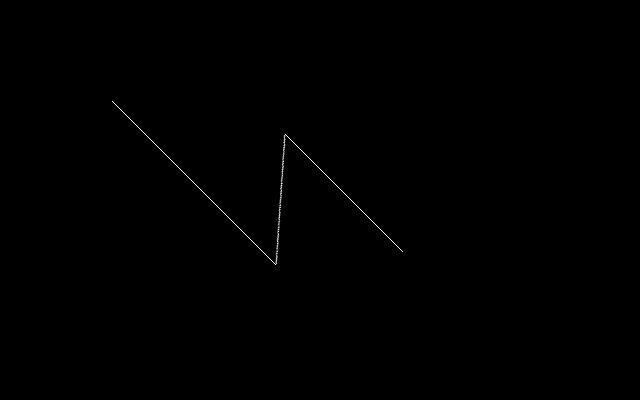
#> input picture sk/4n.png, 640 x 400 px
$ python detect.py
#> lines starting #> are read from the running program, lines starting #| are printed output that depends on the picture; long printed decimals are rounded
#!/usr/bin/python3

import math
import cv2
import numpy as np

from functools import reduce

def open_gray(path):
#> called with path = 'sk/4n.png'
    img = cv2.imread(path)
#> img is the input picture: shape (400, 640, 3); min 0, max 255, mean 0.4
    gray = cv2.cvtColor(img,cv2.COLOR_BGR2GRAY)
    return gray

# [50 lines left out: function test_find_lines, not called in this run]

def normalized(a, axis=-1, order=2):
    l2 = np.atleast_1d(np.linalg.norm(a, order, axis))
    l2[l2==0] = 1
    return a / np.expand_dims(l2, axis)

def vector_norm(x):
    return math.sqrt(x[0]**2 + x[1] ** 2)

def vector_distance(u, v):
    return math.sqrt(reduce(lambda acc, pair: acc + (pair[0] - pair[1])**2, zip(u, v), 0))

def almost_same_as(line, lines, tresh_norm=0.01, tresh_dist=10):
    """Garde seulement les lignes qui sont pratiquement parallèles et très
    proches d'une ligne donnée

    """
    pts1 = [(line[0], line[1]), (line[2], line[3])]
    n1 = normalized(np.array([line[2] - line[0], line[3] - line[1]]))[0]
    m1 = n1[0]/n1[1] # Δy/Δx

    similaires = []
    print("##", line)

    for l in lines:
        pts2 = [(l[0], l[1]), (l[2], l[3])]
        n2 = normalized(np.array([l[2] - l[0], l[3] - l[1]]))[0]
        m2 = n2[0]/n2[1] # Δy/Δx

        m = (m1 + m2)/2

        b1 = line[1]/(m*line[0])
        b2 = l[1]/(m*l[0])

        d = abs(b2 - b1)/math.sqrt(m1**2 + 1)

        if 1 - np.dot(n1, n2) < tresh_norm: # and d < tresh_dist:
            print(" take", l, ":", 1 - np.dot(n1, n2), " and ", d)
            similaires.append(l)
        else:
            print(" not", l, ":", 1 - np.dot(n1, n2), " and ", d)

    return similaires

def choose_best_lines(lines):
    """
    Trouver les lignes les plus longues, avec le
    moins de lignes parallèles proches
    """
    lines = set(map(tuple, lines))
    best = []

    while len(lines) > 0:
        # pick une ligne
        l = lines.pop()
        # prend tout ce qui est similaire
        similaires = set(almost_same_as(l, lines))
        # retire les deux groupes du set
        lines = lines.difference(similaires)

        longest = reduce(lambda acc, x: x if vector_norm(x) > vector_norm(acc) else acc, similaires.union([l]))

        # met dans best la meilleur ligne du paquet (biggest norm())
        best.append(longest)

    return best

def show_lines(img, lines):
    out = np.zeros((img.shape[0], img.shape[1], 3))

    colors = [(0,0,255),(255,0,0), (0,255,0), (255,255,0), (0,255,255)]
    for i, l in enumerate(lines):
        cv2.line(out, (l[0], l[1]), (l[2], l[3]), colors[i % len(colors)], 1, cv2.LINE_AA)

    cv2.imshow("Lines", out)
    cv2.waitKey()


def find_lines(gray):

    # Upscale (x2) that image
    gauss = gray.copy()
    er = gray.copy()
    canny = gray.copy()
    closing = gray.copy()

    kernel = np.array((3,3),np.uint8)

    gauss_width = 3
    gauss = cv2.GaussianBlur(gray, (gauss_width, gauss_width), 0)
    # cv2.imshow("Gauss", gauss)
    gray=gauss

    lines = cv2.HoughLinesP(gray, 1, math.pi/180, 80, None, 30)
#> lines = [[111, 100, 276, 265], [284, 133, 403, 252], [113, 100, 277, 264], [111, 102, 274, 265], [111, 101, 275, 265], [275, 261, 283, 134], [277, 263, 286, 136], [284, 135, 401, 252], [286, 133, 403, 250], [287, 137, 402, 252], [276, 262, 278, 230]]

    # cv2.waitKey()
    # return []

    # Visualisation


    a,b,c = lines.shape
#> a = 11; b = 1; c = 4

    hough = np.zeros((gray.shape[0], gray.shape[1], 3))

    colors = [(0,0,255),(255,0,0), (0,255,0), (255,255,0), (0,255,255)]
    for i in range(a):
        cv2.line(hough, (lines[i][0][0], lines[i][0][1]), (lines[i][0][2], lines[i][0][3]), colors[i % len(colors)], 1, cv2.LINE_AA)

    # cv2.imshow("Hough", hough)
    #cv2.waitKey()

    # Pas sûr de si ça peut changer, mais le return en dépend
    assert lines.shape[1] == 1

    return lines[:,0]


if __name__ == "__main__":

    # [4 lines of commented-out code are left out]

    img = open_gray('sk/4n.png')

    maybe = find_lines(img)
#> maybe has the same summary as lines in find_lines
    show_lines(img, maybe)
#> the loop in show_lines, `for i, l in enumerate(lines):` made 11 passes
#> in show_lines, `cv2.imshow("Lines", out)`:
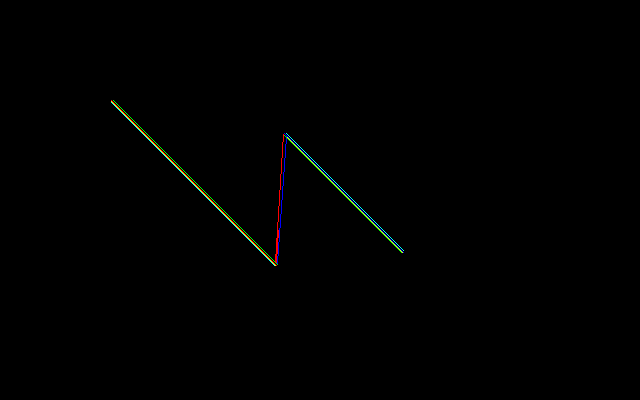
#> window 'Lines': shape (400, 640, 3); mean B, G, R 0.5, 0.8, 0.6

    best = choose_best_lines(maybe)
#> in choose_best_lines, `lines = set(map(tuple, lines))`: lines = 11 items
#> the loop in choose_best_lines, `while len(lines) > 0:` made 2 passes
#> (pts1 in almost_same_as, n1 in almost_same_as, m1 in almost_same_as, longest) on passes 1 to 2: ([(284, 133), (403, 252)], [0.707, 0.707], 1, (287, 137, 402, 252)), ([(276, 262), (278, 230)], [0.0624, -0.998], -0.0625, (277, 263, 286, 136))
#| ## (284, 133, 403, 252)
#|  not (276, 262, 278, 230) : 1.662  and  0.7255
#|  take (111, 102, 274, 265) : 0.0  and  0.3186
#|  take (111, 100, 276, 265) : 0.0  and  0.3059
#|  take (111, 101, 275, 265) : -2.220446049250313e-16  and  0.3123
#|  take (286, 133, 403, 250) : -2.220446049250313e-16  and  0.002316
#|  not (275, 261, 283, 134) : 1.661  and  0.7256
#|  take (284, 135, 401, 252) : -2.220446049250313e-16  and  0.00498
#|  take (113, 100, 277, 264) : -2.220446049250313e-16  and  0.2946
#|  not (277, 263, 286, 136) : 1.655  and  0.7323
#> (further printed lines are left out)
#> after the loop in choose_best_lines, `while len(lines) > 0:`: best = [(287, 137, 402, 252), (277, 263, 286, 136)]
#> best = [(287, 137, 402, 252), (277, 263, 286, 136)]
    show_lines(img, best)
#> the loop in show_lines (call 2), `for i, l in enumerate(lines):` made 2 passes
#> in show_lines (call 2), `cv2.imshow("Lines", out)`:
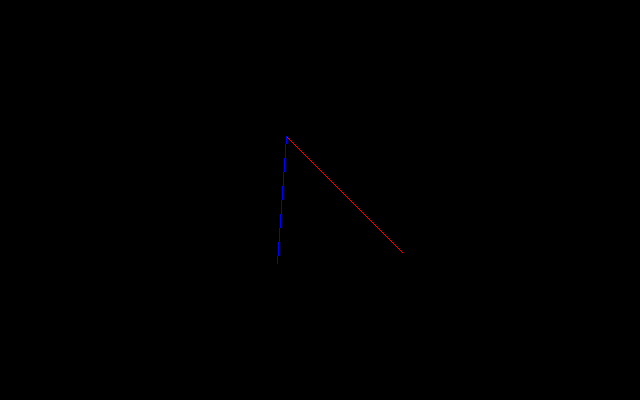
#> window 'Lines': shape (400, 640, 3); mean B, G, R 0.1, 0, 0.1

    print('\n'.join(map(str, best)))
#| (287, 137, 402, 252)
#| (277, 263, 286, 136)
